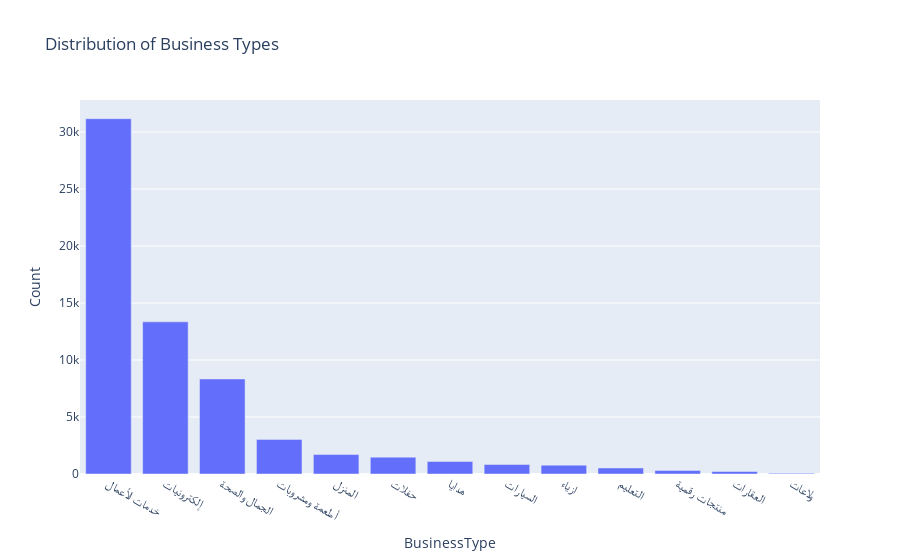

The cell this chart's notebook holds for it:
### Markdown cell above
### number of ratings for each type

### Code cell
business_type_counts = df['BusinessType'].value_counts()

# Create a horizontal bar chart using Plotly
fig = px.bar(
    business_type_counts,
    x=business_type_counts.index,
    y=business_type_counts.values,
    orientation='v',  # Horizontal bar chart
    labels={'x': 'Business Type', 'y': 'Count'},
    title='Distribution of Business Types'
)

# Show the plot
fig.show()

### Figure 1 — Plotly figure (JSON) as saved in the notebook; plotly's stock layout.template omitted (floating-point values rounded to 4 significant figures)
{"data": [{"alignmentgroup": "True", "hovertemplate": "BusinessType=%{x}<br>Count=%{y}<extra></extra>", "legendgroup": "", "marker": {"color": "#636efa", "pattern": {"shape": ""}}, "name": "", "offsetgroup": "", "orientation": "v", "showlegend": false, "textposition": "auto", "type": "bar", "x": ["خدمات الأعمال", "إلكترونيات", "الجمال والصحة", "أطعمة ومشروبات", "المنزل", "حفلات", "هدايا", "السيارات", "ازياء", "التعليم", "منتجات رقمية", "العقارات", "ولاعات"], "xaxis": "x", "y": [31169, 13347, 8336, 3036, 1705, 1479, 1092, 832, 776, 529, 310, 218, 55], "yaxis": "y"}], "layout": {"barmode": "relative", "legend": {"tracegroupgap": 0}, "title": {"text": "Distribution of Business Types"}, "xaxis": {"anchor": "y", "domain": [0, 1], "title": {"text": "BusinessType"}}, "yaxis": {"anchor": "x", "domain": [0, 1], "title": {"text": "Count"}}}}
